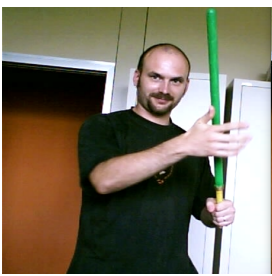
#> input picture FX/green_sable.png, 272 x 276 px
$ python cluster_KMeans.py
#> lines starting #> are read from the running program, lines starting #| are printed output that depends on the picture; after the words box and inside, x2 and y2 are one past the last pixel; in counts of white or black regions, pixels touching at a corner belong together; long printed decimals are rounded
### FX/line_max.py
import cv2
import numpy as np
from scipy.spatial import distance as dist
def y_max(lines):
    yMax=0
    yMin=lines[0][0][1]
    for L in lines:

        bx,by,ex,ey = L[0]

        if by > yMax:
            yMax = by
        if by<yMin:
            yMin=by
    return (yMax,yMin)
# [37 lines left out: function line_max, not called in this run]

### FX/cluster_KMeans.py
import cv2
import numpy as np
from line_max import y_max
from matplotlib import pyplot as plt
from mpl_toolkits.mplot3d import Axes3D
from scipy.spatial import distance as dist
from sklearn.cluster import KMeans
#To get a,b,c, knowing (x1,y1),(x2,y2)
def get_line_abc(x1,y1,x2,y2):
    if (x2-x1!=0):
        a=(y1-y2)/(x2-x1)
        b=1
        c=(x1*y2-x2*y1)/(x2-x1)
    else:
        a=1
        b=0
        c=-x1
    return (a,b,c)


fig = plt.figure()
ax1 = plt.axes(projection='3d')

img = cv2.imread("./green_sable.png")
#> img is the input picture: shape (276, 272, 3); mean B, G, R 98.7, 116.5, 125
cv2.imshow('lines',img)

lower_green = np.array([35,43,46],dtype=np.uint8)
upper_green = np.array([77,255,255],dtype=np.uint8)

# Threshold the HSV image to get only blue colors
img_hsv = cv2.cvtColor(img, cv2.COLOR_BGR2HSV)
#> img_hsv: shape (276, 272, 3); mean H, S, V 52.2, 113.9, 132.6
mask_by_color = cv2.inRange(img_hsv, lower_green, upper_green) # HFB : Good
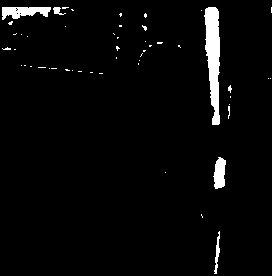
#> mask_by_color: shape (276, 272); 3.2% white; 51 white regions (46 under 20 px), largest, box (x1, y1, x2, y2) and area: (204, 7, 220, 125) 1259, (2, 7, 51, 20) 420, (213, 157, 226, 189) 302, (214, 231, 220, 274) 112, (53, 7, 66, 15) 53
gray = cv2.cvtColor(img,cv2.COLOR_BGR2GRAY)
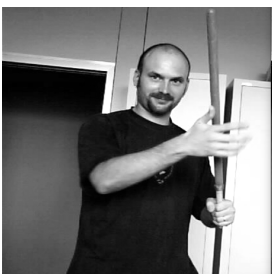
#> gray: shape (276, 272); min 0, max 255, mean 117

# HFB :
img_gray_blurred = cv2.GaussianBlur(mask_by_color, (31, 31), 0)
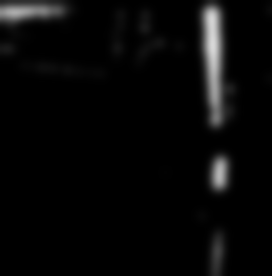
#> img_gray_blurred: shape (276, 272); min 0, max 216, mean 8.1
img_gray_blurred[img_gray_blurred>100] = 255
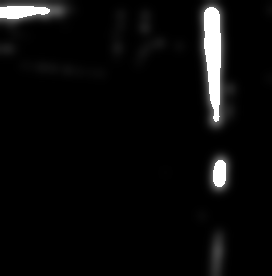
#> img_gray_blurred: shape (276, 272); 2.98% of pixels changed, all inside (x1, y1, x2, y2) = (0, 6, 226, 187)
img_gray_blurred[img_gray_blurred<100] = 0
#cv2.imshow("gree-detect", img_gray_blurred)
fld_detector = cv2.ximgproc.createFastLineDetector()
fld_segments = fld_detector.detect(img_gray_blurred)
#> fld_segments = [[46.03, 6.25, 9.02, 4.6], [203, 10.03, 204.3, 60.02], [205.5, 61.05, 210.2, 105.1], [212.3, 106, 213.6, 121.1], [220.5, 68.99, 218.6, 8.98], [218.4, 120, 219.2, 70], [6.12, 18.83, 33.14, 14.99], [215.2, 160.8, 211, 179.8], [224.6, 184, 225, 161]]
img_lines=fld_detector.drawSegments(img,fld_segments)
cv2.imshow('lines',img_lines)
if fld_segments is None:
    pass
else:
    matrix_abc=[[0 for j in range(3)] for i in range(fld_segments.shape[0])]
    #knowing the start point and end point, get a,b,c of detected lines.
    for i in range(fld_segments.shape[0]):
        array_abc=get_line_abc(fld_segments[i][0][0],fld_segments[i][0][1],fld_segments[i][0][2],fld_segments[i][0][3])
        matrix_abc[i]=array_abc
        ax1.scatter3D(array_abc[0],array_abc[1],array_abc[2], cmap='Blues')
#> this loop made 9 passes
#> (a in get_line_abc, c in get_line_abc, array_abc) on passes 1 to 9: (-0.0447, -4.19, (-0.0447, 1, -4.19)), (-37.39, 7579.9, (-37.39, 1, 7579.9)), (-9.48, 1887.1, (-9.48, 1, 1887.1)), (-11.75, 2389, (-11.75, 1, 2389)), (-32.98, 7202.9, (-32.98, 1, 7202.9)), (66.93, -14740.5, (66.93, 1, -14740.5)), (0.142, -19.7, (0.142, 1, -19.7)), (4.52, -1133.6, (4.52, 1, -1133.6)), (57.33, -13061.7, (57.33, 1, -13061.7))
#> after the loop, matrix_abc = [(-0.0447, 1, -4.19), (-37.39, 1, 7579.9), (-9.48, 1, 1887.1), (-11.75, 1, 2389), (-32.98, 1, 7202.9), (66.93, 1, -14740.5), (0.142, 1, -19.7), (4.52, 1, -1133.6), (57.33, 1, -13061.7)]
    print(matrix_abc)
#| [(-0.04468, 1, -4.192), (-37.393, 1, 7579.938), (-9.479, 1, 1887.0659), (-11.751, 1, 2389.0195), (-32.984, 1, 7202.8833), (66.935, 1, -14740.539), (0.1423, 1, -19.704), (4.519, 1, -1133.5522), (57.328, 1, -13061.732)]
    #get center points (a,b,c) of two cluster groups
    if fld_segments.shape[0]>1:
        kmeans=KMeans(n_clusters=2, random_state=0).fit(matrix_abc)
        print(kmeans.cluster_centers_)
#| [[-1.24270736e+01  1.00000000e+00  2.55735124e+03]
#|  [ 6.21312504e+01  1.00000000e+00 -1.39011357e+04]]
        a1=kmeans.cluster_centers_[0][0]
#> a1 = -12.43
        b1=kmeans.cluster_centers_[0][1]
#> b1 = 1
        c1=kmeans.cluster_centers_[0][2]
#> c1 = 2557.4
        a2=kmeans.cluster_centers_[1][0]
#> a2 = 62.13
        b2=kmeans.cluster_centers_[1][1]
#> b2 = 1
        c2=kmeans.cluster_centers_[1][2]
#> c2 = -13901.1
        x_cloud=[k[0] for k in matrix_abc]
#> x_cloud = [-0.0447, -37.39, -9.48, -11.75, -32.98, 66.93, 0.142, 4.52, 57.33]
        y_cloud=[k[1] for k in matrix_abc]
#> y_cloud = [1, 1, 1, 1, 1, 1, 1, 1, 1]
        z_cloud=[k[2] for k in matrix_abc]
#> z_cloud = [-4.19, 7579.9, 1887.1, 2389, 7202.9, -14740.5, -19.7, -1133.6, -13061.7]

        ymax,ymin=y_max(fld_segments)
#> in y_max, `yMin=lines[0][0][1]`: yMin = 6.25
#> the loop in y_max, `for L in lines: ` made 9 passes
#> (bx, by, ex, ey, yMax) on passes 1, 2, 3, 4, 6, 8, 9: (46.03, 6.25, 9.02, 4.6, 6.25), (203, 10.03, 204.3, 60.02, 10.03), (205.5, 61.05, 210.2, 105.1, 61.05), (212.3, 106, 213.6, 121.1, 106), (218.4, 120, 219.2, 70, 120), (215.2, 160.8, 211, 179.8, 160.8), (224.6, 184, 225, 161, 184)
#> after the loop in y_max, `for L in lines:`: yMax = 184; yMin = 6.25
#> ymax = 184; ymin = 6.25
        cv2.line(img,(int((-ymin-c1)/a1),int(ymin)),(int((-ymax-c1)/a1),int(ymax)),(255,0,0),1)
        cv2.line(img,(int((-ymin-c2)/a2),int(ymin)),(int((-ymax-c2)/a2),int(ymax)),(255,0,0),1)
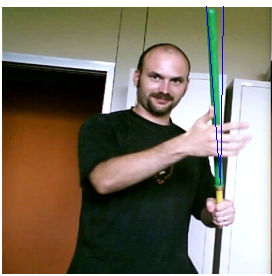
#> img: shape (276, 272, 3); mean B, G, R 99.2, 115.7, 124.4


cv2.imshow("img", img)
cv2.waitKey(0)
plt.show()
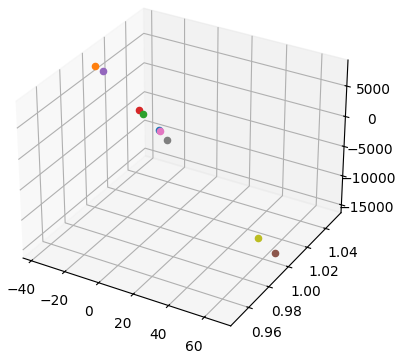
#> figure drawn by matplotlib, 1 panel
